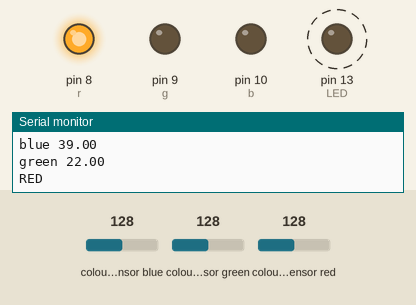
Recording of a sketch running on a simulated Arduino Uno, built with avr-gcc and run on an emulated ATmega328P. Shown: output pins drawn as LEDs (lit = HIGH), the last lines printed to the serial monitor. Wiring (inferred from the names in the program): TCS3200 colour sensor: output pin 2; S2 pin 5; S3 pin 6; S0 pin 3; S1 pin 4. Dashed ring = blinking. The inputs (shaded band) are chosen by the test bench; at power-on: colour sensor green 128, colour sensor red 128, colour sensor blue 128. Pins used as bus, display or sensor lines are not drawn.

Above: at 1.3 s.
1.4 s: colour sensor green set to 134
4.4 s: colour sensor green set to 139
At 5.5 s:
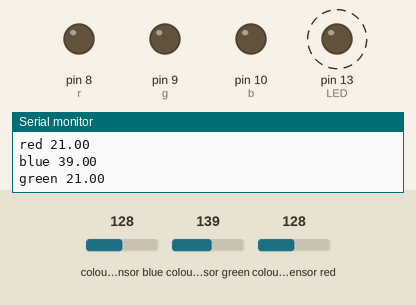
7.4 s: colour sensor red set to 123
At 9.7 s:
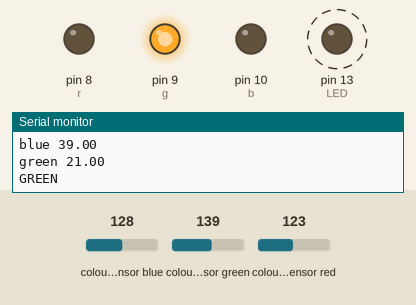
10.4 s: colour sensor green set to 5
At 12.92 s:
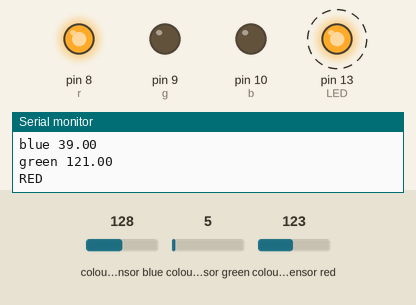
13.4 s: colour sensor blue set to 239
15.7 s: colour sensor blue set to 245
At 17.13 s:
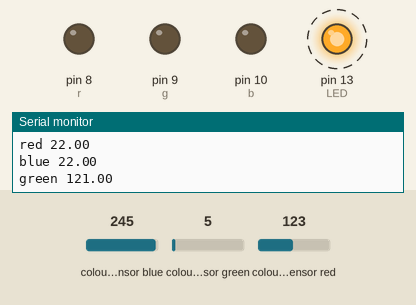
Timing chart, 0 to 19.7 s (numbered marks = the images above; inputs shaded):
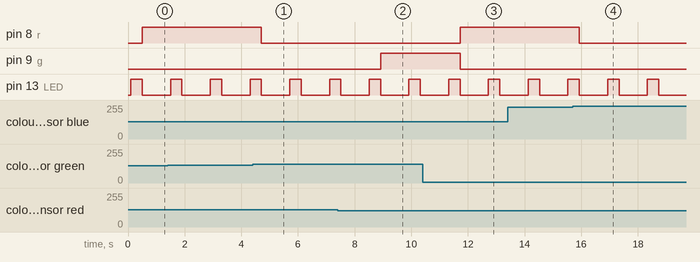

Measured:
- the behaviour switches between 136 and 137 on colour sensor green (found by bisection; images 0 and 1)
- the behaviour switches between 128 and 127 on colour sensor red (found by bisection; images 1 and 2)
- the behaviour switches between 242 and 243 on colour sensor blue (found by bisection; images 3 and 4)
- after the input at 4.4 s, pin 8 (r): HIGH → LOW after 0.31 s
- after the input at 7.4 s, pin 9 (g): LOW → HIGH after 1.5 s
- after the input at 10.4 s, pin 8 (r): LOW → HIGH after 1.3 s; pin 9 (g): HIGH → LOW after 1.3 s
- after the input at 15.7 s, pin 8 (r): HIGH → LOW after 0.23 s
- by itself, pin 13 (LED): alternates HIGH for 0.40 s and LOW for 1.0 s

The sketch:

new_color_detect.ino
```cpp
int S0 = 3;//pinB
int S1 = 4;//pinA
int S2 = 5;//pinE
int S3 = 6;//pinF
int taosOutPin = 2;//pinC
int LED = 13;//pinD
int r = 8, g = 9, b = 10;
void setup() {
  TCS3200setup();
  Serial.begin(115200);
  //Serial.print("nnnreadynnn");
  pinMode(r,OUTPUT);
  pinMode(g,OUTPUT);
  pinMode(b,OUTPUT);
  delay(100);
}

// primary loop takes color readings from all four channels and displays the raw values once per second.  What you might wish to do with those values is up to you...
void loop() {

  detectColor(taosOutPin);
  //Serial.print("nnn");
  delay(1000);

}

int detectColor(int taosOutPin) {

  float white = colorRead(taosOutPin, 0, 1);
  float red = colorRead(taosOutPin, 1, 1);
  float blue = colorRead(taosOutPin, 2, 1);
  float green = colorRead(taosOutPin, 3, 1);
  red = map(red, 0, 180, 0, 100);
  blue = map(blue, 0, 100, 0, 100);
  green = map(green, 0, 170, 0, 100);
  Serial.print("white ");
  Serial.println(white);

  Serial.print("red ");
  Serial.println(red);

  Serial.print("blue ");
  Serial.println(blue);

  Serial.print("green ");
  Serial.println(green);

  if (white < 30) {
    if (red < blue && red < green) {
      digitalWrite(r,HIGH);
      Serial.println("RED");
    }else{
      digitalWrite(r,LOW);
    }
    if (blue < red && blue < green) {
      digitalWrite(b,HIGH);
      Serial.println("BLUE");
    }else{
      digitalWrite(b,LOW);
    }
    if (green < red && green < blue) {
      digitalWrite(g,HIGH);
      Serial.println("GREEN");
    }else{
      digitalWrite(g,LOW);
    }
  }


}

/*
This section will return the pulseIn reading of the selected color.
It will turn on the sensor at the start taosMode(1), and it will power off the sensor at the end taosMode(0)
color codes: 0=white, 1=red, 2=blue, 3=green
if LEDstate is 0, LED will be off. 1 and the LED will be on.
taosOutPin is the ouput pin of the TCS3200.
*/

float colorRead(int taosOutPin, int color, boolean LEDstate) {

  //turn on sensor and use highest frequency/sensitivity setting
  taosMode(1);

  //setting for a delay to let the sensor sit for a moment before taking a reading.
  int sensorDelay = 100;

  //set the S2 and S3 pins to select the color to be sensed
  if (color == 0) { //white
    digitalWrite(S3, LOW); //S3
    digitalWrite(S2, HIGH); //S2
    // Serial.print(" w");
  }

  else if (color == 1) { //red
    digitalWrite(S3, LOW); //S3
    digitalWrite(S2, LOW); //S2
    // Serial.print(" r");
  }

  else if (color == 2) { //blue
    digitalWrite(S3, HIGH); //S3
    digitalWrite(S2, LOW); //S2
    // Serial.print(" b");
  }

  else if (color == 3) { //green
    digitalWrite(S3, HIGH); //S3
    digitalWrite(S2, HIGH); //S2
    // Serial.print(" g");
  }

  // create a var where the pulse reading from sensor will go
  float readPulse;

  //  turn LEDs on or off, as directed by the LEDstate var
  if (LEDstate == 0) {
    digitalWrite(LED, LOW);
  }
  if (LEDstate == 1) {
    digitalWrite(LED, HIGH);
  }

  // wait a bit for LEDs to actually turn on, as directed by sensorDelay var
  delay(sensorDelay);

  // now take a measurement from the sensor, timing a low pulse on the sensor's "out" pin
  readPulse = pulseIn(taosOutPin, LOW, 80000);

  //if the pulseIn times out, it returns 0 and that throws off numbers. just cap it at 80k if it happens
  if (readPulse < .1) {
    readPulse = 80000;
  }

  //turn off color sensor and LEDs to save power
  taosMode(0);

  // return the pulse value back to whatever called for it...
  return readPulse;

}

// Operation modes area, controlled by hi/lo settings on S0 and S1 pins.
//setting mode to zero will put taos into low power mode. taosMode(0);

void taosMode(int mode) {

  if (mode == 0) {
    //power OFF mode-  LED off and both channels "low"
    digitalWrite(LED, LOW);
    digitalWrite(S0, LOW); //S0
    digitalWrite(S1, LOW); //S1
    //  Serial.println("mOFFm");

  } else if (mode == 1) {
    //this will put in 1:1, highest sensitivity
    digitalWrite(S0, HIGH); //S0
    digitalWrite(S1, HIGH); //S1
    // Serial.println("m1:1m");

  } else if (mode == 2) {
    //this will put in 1:5
    digitalWrite(S0, HIGH); //S0
    digitalWrite(S1, LOW); //S1
    //Serial.println("m1:5m");

  } else if (mode == 3) {
    //this will put in 1:50
    digitalWrite(S0, LOW); //S0
    digitalWrite(S1, HIGH); //S1
    //Serial.println("m1:50m");
  }

  return;

}

void TCS3200setup() {

  //initialize pins
  pinMode(LED, OUTPUT); //LED pinD

  //color mode selection
  pinMode(S2, OUTPUT); //S2 pinE
  pinMode(S3, OUTPUT); //s3 pinF

  //color response pin (only actual input from taos)
  pinMode(taosOutPin, INPUT); //taosOutPin pinC

  //communication freq (sensitivity) selection
  pinMode(S0, OUTPUT); //S0 pinB
  pinMode(S1, OUTPUT); //S1 pinA

  return;

}
```
